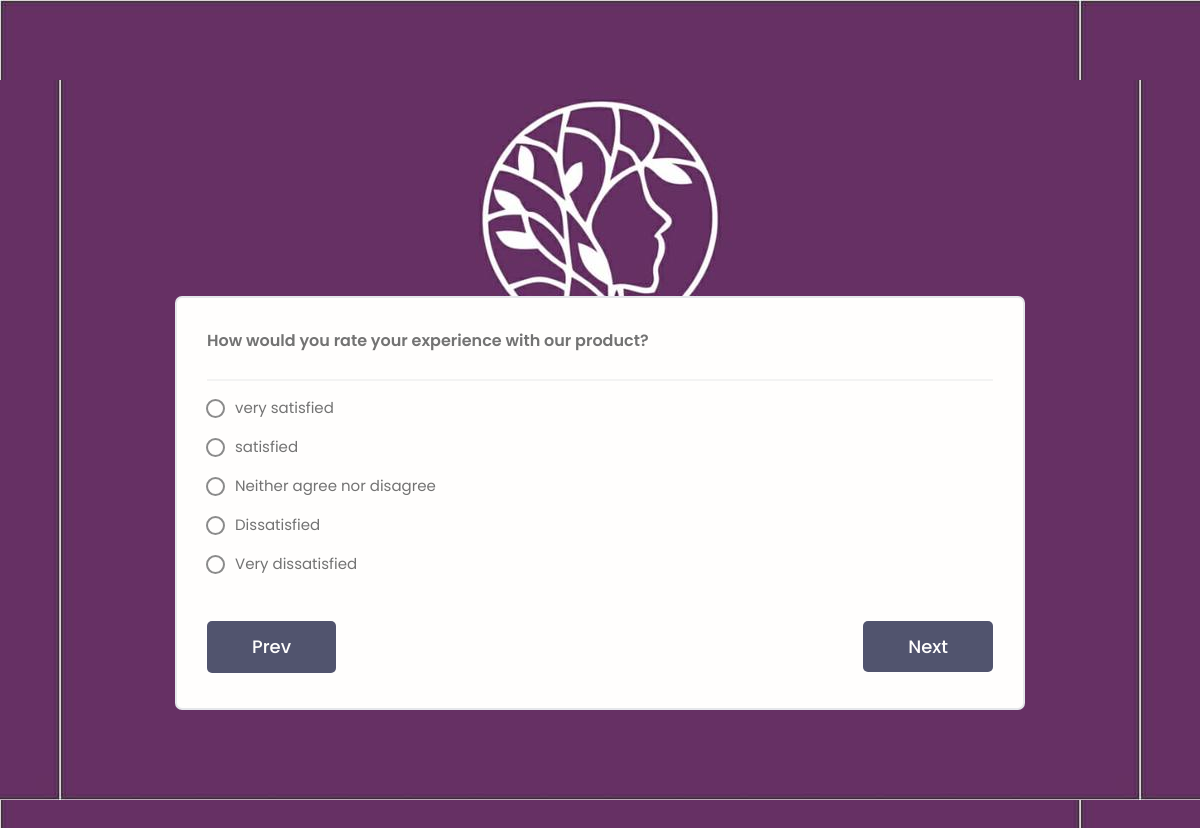
The page / on the database its author committed.
### question/models.py (models this page shows, shortened)
class Question(models.Model):
    question_text = models.CharField(
        max_length=200)
    pub_date = models.DateTimeField('date published')

class Choice(models.Model):
    question = models.ForeignKey(Question,
                                 on_delete=models.CASCADE)
    choice_text = models.CharField(
        max_length=200)
    votes = models.IntegerField(default=0)
    def __str__(self):
        return self.choice_text

### question/views.py (the view, shortened to what this page needs)
# urls.py: path('', views.index, name='index'),
def index(request):
    questions = Question.objects.all()[0]
    context = {'questions':questions}
    return render(request, 'question/survey.html', context)

### question/templates/question/survey.html (shortened to what this page needs)
<!DOCTYPE html>
{% load static %}
<html lang="en" style="background-image:url('static/images/bg.jpeg');">
<head>
  <link rel="stylesheet" href="https://cdn.iconmonstr.com/1.3.0/css/iconmonstr-iconic-font.min.css" />
  <link rel="stylesheet" href="{% static 'uikit/styles/uikit.css' %}" />
  <link rel="stylesheet" href="{% static 'styles/app.css' %}" />
</head>
<body style="background-image:url('static/images/bg.jpeg');">
  <main class="inbox my-xl" style="background-image:url('static/images/bg.jpeg'); background-repeat: repeat; background-position: bottom;">
    <div class="content-box">
      <br><br><br> <br><br><br><br><br><br>
      <form action="" method="post">
        <ul class="messages">
          <li class="message message--unread">
            <p style="font-weight:600;">{{questions.question_text}}</p>
          </li>
          {% for choice in questions.choice_set.all %}
          <li>
            <div class="form__field form__field--radio">
              <input class="input input--radio" id="choice1" type="radio" value="{{choice.id}}" name="question"
                required />
              <label for="choice1">{{choice}}</label>
            </div>
          </li>
          {% endfor %}
          <a class="btn btn--sub btn--lg  my-md" href="{{request.META.HTTP_REFERER}}">Prev
          </a>
          <input style="float:right;" class="btn btn--sub btn--lg  my-md" type="submit" value="Next" />
        </ul>
      </form>
    </div>
  </main>
</body>
</html>

### static/styles/app.css (style rules this page uses)
:root { --color-sub: #2d2d39; }
.btn--sub { background-color: var(--color-sub-light); }
.content-box { width: 95%; max-width: 85rem; margin: 0 auto; }
.inbox { height: 90vh; }
.messages { list-style: none; background: var(--color-white); padding: 0.5rem 3rem; border: 2px solid var(--color-light); border-radius: 0.7rem; }
.message { padding: 2.5rem 0; }
.message:not(:last-child) { border-bottom: 2px solid var(--color-white-light); }

### static/uikit/styles/modules/_variables.css (style rules this page uses)
:root { --color-main: #5aa5b9; --color-main-light: #e6faff; --color-sub: #3f4156; --color-sub-light: #51546e; --color-sub-lighter: #ededfd; --color-text: #737373; --color-gray: #8b8b8b; --color-light: #e5e7eb; --color-light-gray: #767676; --color-bg: #f8fafd; --color-white: #fffefd; --color-white-light: #f3f3f3; --color-success: #359e64; --color-success-bg: #def8e8; --color-error: #fc4b0b; --color-error-bg: #fff2ee; --font-base: 'Poppins', arial, helvetica, 'Segoe UI', roboto, ubuntu, sans-serif; --font-monospace: 'Fira Code', 'Courier New', courier, monospace; --font-regular: 300; --font-medium: 500; --font-bold: 700; --generic-shadow: 1px 1px 5px #00000010; --generic-transition: all 0.3s ease-in-out; }

### static/uikit/styles/modules/_base.css (style rules this page uses)
* { margin: 0; padding: 0; box-sizing: border-box; text-rendering: optimizeLegibility; color: inherit; font-size: inherit; }
html { font-size: 50%; }
@media only screen and (min-width: 480px) { html { font-size: 56.25%; } }
@media only screen and (min-width: 1200px) { html { font-size: 62.5%; } }
body { line-height: 1.6; font-weight: 400; font-size: 1.5rem; color: var(--color-text); background-color: var(--color-bg); min-height: 100vh; }

### static/uikit/styles/modules/_typography.css (style rules this page uses)
* { font-family: var(--font-base); }
p, span, strong { font-size: 1.6rem; color: var(--color-text); font-weight: var(--font-regular); }
a { padding-bottom: 2px; text-decoration: none; display: inline-block; color: var(--color-main); font-weight: var(--font-medium); }

### static/uikit/styles/modules/_utilities.css (style rules this page uses)
.my-md { margin: 3rem auto; }
.my-xl { margin: 8rem auto; }

### static/uikit/styles/modules/_button.css (style rules this page uses)
.btn { display: inline-block; position: relative; cursor: pointer; background-color: var(--color-light); font-weight: var(--font-medium); color: var(--color-sub); text-decoration: none; padding: 1rem 2rem; border-radius: 0.5rem; border: none; width: -webkit-fit-content; width: -moz-fit-content; width: fit-content; height: -webkit-fit-content; height: -moz-fit-content; height: fit-content; font-size: 1.6rem; outline-width: 0; outline-color: transparent; -webkit-backface-visibility: hidden; backface-visibility: hidden; transition: all 0.3s ease-in-out; }
.btn--sub { background-color: var(--color-sub); color: var(--color-white); }
.btn--lg { font-size: 1.8rem; padding: 1.2rem 4.5rem; }

### static/uikit/styles/modules/_form.css (style rules this page uses)
.form__field { margin-top: 1.5rem; margin-bottom: 1.5rem; }
.form__label, .form__field > label { display: block; margin-bottom: 0.5rem; color: var(--color-text); }
.form__field--radio, .form__field--checkbox { display: flex; align-items: center; }
.form__field--radio input + label, .form__field--checkbox input + label { display: inline-block; margin-left: 1.5rem; margin-right: 2rem; margin-bottom: 0; cursor: pointer; color: var(--color-text); }
.input.input--checkbox, .input.input--radio { position: relative; cursor: pointer; }
.input.input--radio::before { transition: transform 0.4s cubic-bezier(0.45, 1.8, 0.5, 0.75); transform: scale(0, 0); content: ''; position: absolute; left: 3.5px; top: 2.5px; z-index: 1; width: 0.9rem; height: 0.9rem; background: var(--color-main); border-radius: 50%; }
.input.input--radio::after { content: ''; position: absolute; top: -0.25rem; left: -0.125rem; width: 1.5rem; height: 1.5rem; background: var(--color-white); border: 2px solid var(--color-gray); border-radius: 50%; }

### rows shown on the page
Question: question_text "How would you rate your experience with our product?"
Choice: choice_text "very satisfied"
Choice: choice_text "satisfied"
Choice: choice_text "Neither agree nor disagree"
Choice: choice_text "Dissatisfied"
Choice: choice_text "Very dissatisfied"
